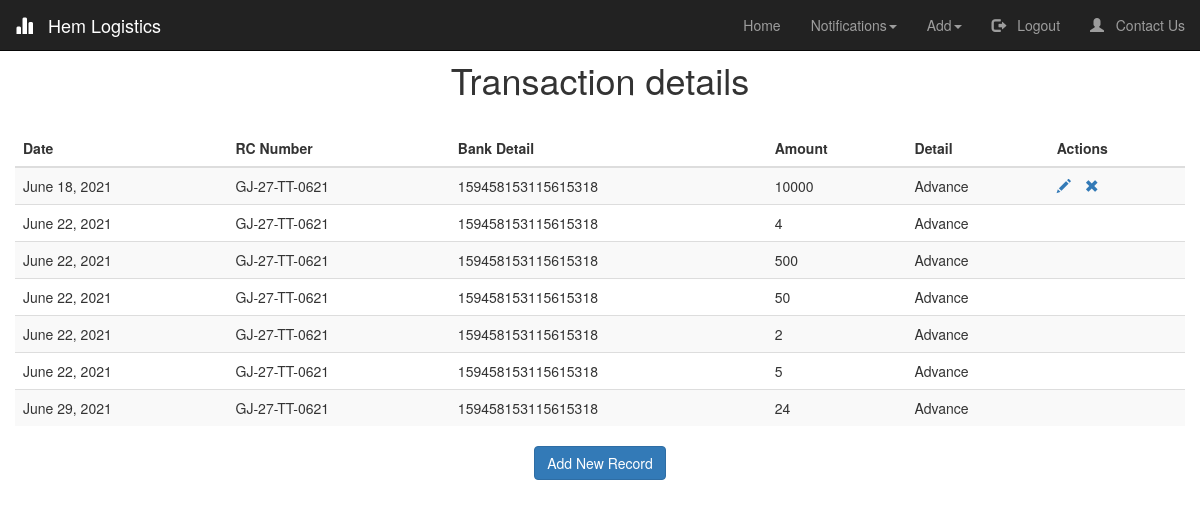
The page /Transaction/ (signed in) on the database its author committed.
### logistics/models.py (models this page shows, shortened)
class Transaction(models.Model):
    Trip_detail = models.ForeignKey(
        'Trip_detail',
        on_delete=models.RESTRICT,
        verbose_name="Trip",
        blank=True,
        null=True,
    )
    Vehicle = models.ForeignKey(
        'Vehicle',
        on_delete=models.RESTRICT,
        verbose_name="RC Number",
    )
    Bank_detail = models.ForeignKey(
        'Bank_detail',
        on_delete=models.RESTRICT,
        verbose_name="Bank Detail",
    )
    Date_created = models.DateField(default=now)
    Amount = models.IntegerField()
    Details = models.CharField(max_length=50,verbose_name="Detail")
    Is_advance = models.BooleanField(default=False)

class Vehicle(models.Model):
    Owner  = models.CharField(max_length=50, verbose_name="Owner's Name")
    RC_number = models.CharField(unique =True, verbose_name="RC Number", max_length=13, validators=[MinLengthValidator(12,message = "Invalid RC Number"), RegexValidator('([A-Z]{2})+-([0-9]{1})+-[A-Z]+-[0-9]{4}',message = "Use proper formatting")])
    PAN_number = models.CharField(verbose_name="PAN Number", max_length=10, validators=[MinLengthValidator(10,message = "Invalid PAN Number")])
    Type = models.CharField(verbose_name="Type of Vehicle", choices=TYPE_CHOICES, max_length=10)
    Other = models.CharField(blank = True,verbose_name='',max_length=10)
    Insurance_policy_number = models.CharField(max_length=25)
    PUC_expiry_date = models.DateField()
    Insurance_expiry_date = models.DateField(validators=[date_validate])#,input_formats = ['%d/%m/%Y'])
    Safety_equipments = models.BooleanField(default=False)
    GPS = models.BooleanField(default=False)
    Contact_number = models.CharField(max_length=10,validators=[MinLengthValidator(10,message = "Invalid Contact Number"),RegexValidator('([0-9]{10})',message="Should be numeric values only")])
    Notifications = models.BooleanField(verbose_name="Notifications Needed", default=True)
    Insurance_expired = models.BooleanField(default=False)
    PUC_expired = models.BooleanField(default=False)
    Available = models.BooleanField(default=True)
    Balance = models.IntegerField(default=0)
    def __str__(self):
        return self.RC_number

class Bank_detail(models.Model):
    Vehicle = models.ForeignKey(
        'Vehicle',
        on_delete=models.RESTRICT,
        verbose_name="RC Number",
    )
    Account_number = models.CharField(verbose_name="Account Number",max_length=20)
    Account_holder = models.CharField(verbose_name="Account Holder",max_length=50)
    IFSC = models.CharField(verbose_name="IFSC Code",max_length=20)
    Account_type = models.CharField(verbose_name="Account Type", choices=(('SAVINGS','SAVINGS'),('CURRENT','CURRENT'),),max_length=7)
    def __str__(self):
        return self.Account_number

### logistics/views.py (the view)
# urls.py: path('Transaction/', logistics_view.show_transaction, name='show_transaction'),
@login_required(login_url='/login')
def show_transaction(request):
	transaction = Transaction.objects.all()
	return render(request, 'show_transaction.html', {'title':'Transaction', 'transaction':transaction })

### logistics/models.py (called while the page is built)
    def __str__(self):
        return self.Trip_id

### logistics/templates/show_transaction.html (shortened to what this page needs)
{% extends "index.html" %}
{% load crispy_forms_tags %}
{% block start %}
<link rel="stylesheet" type="text/css" href="https://cdn.datatables.net/1.10.24/css/jquery.dataTables.css">
<h1 style="text-align: center; padding-top: 20px;"> Transaction details</h1>
<table id="table" class="table table-striped" style="overflow-y: scroll; height: 1px;">
    <thead class="thead-dark">
    <tr>
        <th>Date</th>
        <th>RC Number</th>
        <th>Bank Detail</th>
        <th>Amount</th>
        <th>Detail</th>
        <th>Actions</th>
    </tr>
    </thead>
    <tbody>
{% for x in transaction %}
    <tr>
        <td>{{ x.Date_created }}</td>
        <td>{{ x.Vehicle }}</td>
        <td>{{ x.Bank_detail }}</td>
        <td>{{ x.Amount }}</td>
        <td>{{ x.Details }}</td>
        <td id = "{{x.id}}_action">
            <a href="/edit_transaction/{{ x.id }}"><span class="glyphicon glyphicon-pencil" > </span></a>
            <a href="/delete_transaction/{{ x.id }}" class="confirm-delete"><span class="glyphicon glyphicon-remove" style="margin-left: 10px;" > </span></a>
        </td>
    </tr>
{% endfor %}
    </tbody>
</table>
{% if user.is_authenticated %}
<center><a href="/Add Transaction/" class="btn btn-primary">Add New Record</a></center>
{% endif %}
{% endblock start %}

### logistics/static/index.css (style rules this page uses)
* { margin: auto; position: relative; box-sizing: border-box; }

### rows shown on the page
Transaction: Date_created "June 18, 2021", Vehicle "GJ-27-TT-0621", Bank_detail "159458153115615318", Amount "10000", Details "Advance"
Transaction: Date_created "June 22, 2021", Vehicle "GJ-27-TT-0621", Bank_detail "159458153115615318", Amount "4", Details "Advance"
Transaction: Date_created "June 22, 2021", Vehicle "GJ-27-TT-0621", Bank_detail "159458153115615318", Amount "500", Details "Advance"
Transaction: Date_created "June 22, 2021", Vehicle "GJ-27-TT-0621", Bank_detail "159458153115615318", Amount "50", Details "Advance"
Transaction: Date_created "June 22, 2021", Vehicle "GJ-27-TT-0621", Bank_detail "159458153115615318", Amount "2", Details "Advance"
Transaction: Date_created "June 22, 2021", Vehicle "GJ-27-TT-0621", Bank_detail "159458153115615318", Amount "5", Details "Advance"
Transaction: Date_created "June 29, 2021", Vehicle "GJ-27-TT-0621", Bank_detail "159458153115615318", Amount "24", Details "Advance"
